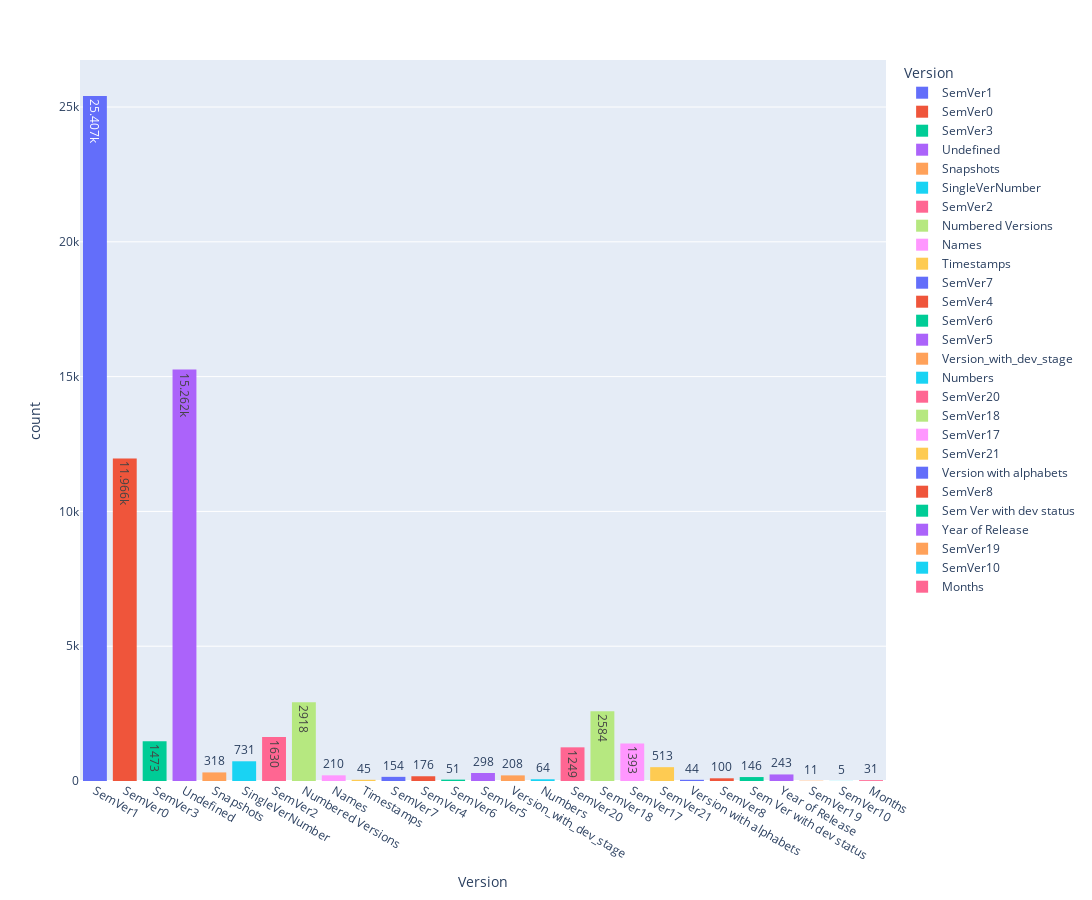

Source (notebook cell):
### Code cell
# Plot the  Version categories for API's and their counts
import plotly.express as px
import plotly.graph_objects as go
from plotly.subplots import make_subplots
import plotly.express as px
px.histogram( api_history, x="Version",text_auto=True,width=1700, height = 900,color = 'Version')

### Figure 1 — Plotly figure (JSON) as saved in the notebook; plotly's stock layout.template omitted (floating-point values rounded to 4 significant figures; data arrays with more than 128 entries replaced by an {"elided": "..."} marker saying what was removed)
{"data": [{"alignmentgroup": "True", "bingroup": "x", "hovertemplate": "Version=%{x}<br>count=%{y}<extra></extra>", "legendgroup": "SemVer1", "marker": {"color": "#636efa", "pattern": {"shape": ""}}, "name": "SemVer1", "offsetgroup": "SemVer1", "orientation": "v", "showlegend": true, "texttemplate": "%{value}", "type": "histogram", "x": {"elided": "25407 str values"}, "xaxis": "x", "yaxis": "y"}, {"alignmentgroup": "True", "bingroup": "x", "hovertemplate": "Version=%{x}<br>count=%{y}<extra></extra>", "legendgroup": "SemVer0", "marker": {"color": "#EF553B", "pattern": {"shape": ""}}, "name": "SemVer0", "offsetgroup": "SemVer0", "orientation": "v", "showlegend": true, "texttemplate": "%{value}", "type": "histogram", "x": {"elided": "11966 str values"}, "xaxis": "x", "yaxis": "y"}, {"alignmentgroup": "True", "bingroup": "x", "hovertemplate": "Version=%{x}<br>count=%{y}<extra></extra>", "legendgroup": "SemVer3", "marker": {"color": "#00cc96", "pattern": {"shape": ""}}, "name": "SemVer3", "offsetgroup": "SemVer3", "orientation": "v", "showlegend": true, "texttemplate": "%{value}", "type": "histogram", "x": {"elided": "1473 str values"}, "xaxis": "x", "yaxis": "y"}, {"alignmentgroup": "True", "bingroup": "x", "hovertemplate": "Version=%{x}<br>count=%{y}<extra></extra>", "legendgroup": "Undefined", "marker": {"color": "#ab63fa", "pattern": {"shape": ""}}, "name": "Undefined", "offsetgroup": "Undefined", "orientation": "v", "showlegend": true, "texttemplate": "%{value}", "type": "histogram", "x": {"elided": "15262 str values"}, "xaxis": "x", "yaxis": "y"}, {"alignmentgroup": "True", "bingroup": "x", "hovertemplate": "Version=%{x}<br>count=%{y}<extra></extra>", "legendgroup": "Snapshots", "marker": {"color": "#FFA15A", "pattern": {"shape": ""}}, "name": "Snapshots", "offsetgroup": "Snapshots", "orientation": "v", "showlegend": true, "texttemplate": "%{value}", "type": "histogram", "x": {"elided": "318 str values"}, "xaxis": "x", "yaxis": "y"}, {"alignmentgroup": "True", "bingroup": "x", "hovertemplate": "Version=%{x}<br>count=%{y}<extra></extra>", "legendgroup": "SingleVerNumber", "marker": {"color": "#19d3f3", "pattern": {"shape": ""}}, "name": "SingleVerNumber", "offsetgroup": "SingleVerNumber", "orientation": "v", "showlegend": true, "texttemplate": "%{value}", "type": "histogram", "x": {"elided": "731 str values"}, "xaxis": "x", "yaxis": "y"}, {"alignmentgroup": "True", "bingroup": "x", "hovertemplate": "Version=%{x}<br>count=%{y}<extra></extra>", "legendgroup": "SemVer2", "marker": {"color": "#FF6692", "pattern": {"shape": ""}}, "name": "SemVer2", "offsetgroup": "SemVer2", "orientation": "v", "showlegend": true, "texttemplate": "%{value}", "type": "histogram", "x": {"elided": "1630 str values"}, "xaxis": "x", "yaxis": "y"}, {"alignmentgroup": "True", "bingroup": "x", "hovertemplate": "Version=%{x}<br>count=%{y}<extra></extra>", "legendgroup": "Numbered Versions", "marker": {"color": "#B6E880", "pattern": {"shape": ""}}, "name": "Numbered Versions", "offsetgroup": "Numbered Versions", "orientation": "v", "showlegend": true, "texttemplate": "%{value}", "type": "histogram", "x": {"elided": "2918 str values"}, "xaxis": "x", "yaxis": "y"}, {"alignmentgroup": "True", "bingroup": "x", "hovertemplate": "Version=%{x}<br>count=%{y}<extra></extra>", "legendgroup": "Names", "marker": {"color": "#FF97FF", "pattern": {"shape": ""}}, "name": "Names", "offsetgroup": "Names", "orientation": "v", "showlegend": true, "texttemplate": "%{value}", "type": "histogram", "x": {"elided": "210 str values"}, "xaxis": "x", "yaxis": "y"}, {"alignmentgroup": "True", "bingroup": "x", "hovertemplate": "Version=%{x}<br>count=%{y}<extra></extra>", "legendgroup": "Timestamps", "marker": {"color": "#FECB52", "pattern": {"shape": ""}}, "name": "Timestamps", "offsetgroup": "Timestamps", "orientation": "v", "showlegend": true, "texttemplate": "%{value}", "type": "histogram", "x": ["Timestamps", "Timestamps", "Timestamps", "Timestamps", "Timestamps", "Timestamps", "Timestamps", "Timestamps", "Timestamps", "Timestamps", "Timestamps", "Timestamps", "Timestamps", "Timestamps", "Timestamps", "Timestamps", "Timestamps", "Timestamps", "Timestamps", "Timestamps", "Timestamps", "Timestamps", "Timestamps", "Timestamps", "Timestamps", "Timestamps", "Timestamps", "Timestamps", "Timestamps", "Timestamps", "Timestamps", "Timestamps", "Timestamps", "Timestamps", "Timestamps", "Timestamps", "Timestamps", "Timestamps", "Timestamps", "Timestamps", "Timestamps", "Timestamps", "Timestamps", "Timestamps", "Timestamps"], "xaxis": "x", "yaxis": "y"}, {"alignmentgroup": "True", "bingroup": "x", "hovertemplate": "Version=%{x}<br>count=%{y}<extra></extra>", "legendgroup": "SemVer7", "marker": {"color": "#636efa", "pattern": {"shape": ""}}, "name": "SemVer7", "offsetgroup": "SemVer7", "orientation": "v", "showlegend": true, "texttemplate": "%{value}", "type": "histogram", "x": {"elided": "154 str values"}, "xaxis": "x", "yaxis": "y"}, {"alignmentgroup": "True", "bingroup": "x", "hovertemplate": "Version=%{x}<br>count=%{y}<extra></extra>", "legendgroup": "SemVer4", "marker": {"color": "#EF553B", "pattern": {"shape": ""}}, "name": "SemVer4", "offsetgroup": "SemVer4", "orientation": "v", "showlegend": true, "texttemplate": "%{value}", "type": "histogram", "x": {"elided": "176 str values"}, "xaxis": "x", "yaxis": "y"}, {"alignmentgroup": "True", "bingroup": "x", "hovertemplate": "Version=%{x}<br>count=%{y}<extra></extra>", "legendgroup": "SemVer6", "marker": {"color": "#00cc96", "pattern": {"shape": ""}}, "name": "SemVer6", "offsetgroup": "SemVer6", "orientation": "v", "showlegend": true, "texttemplate": "%{value}", "type": "histogram", "x": ["SemVer6", "SemVer6", "SemVer6", "SemVer6", "SemVer6", "SemVer6", "SemVer6", "SemVer6", "SemVer6", "SemVer6", "SemVer6", "SemVer6", "SemVer6", "SemVer6", "SemVer6", "SemVer6", "SemVer6", "SemVer6", "SemVer6", "SemVer6", "SemVer6", "SemVer6", "SemVer6", "SemVer6", "SemVer6", "SemVer6", "SemVer6", "SemVer6", "SemVer6", "SemVer6", "SemVer6", "SemVer6", "SemVer6", "SemVer6", "SemVer6", "SemVer6", "SemVer6", "SemVer6", "SemVer6", "SemVer6", "SemVer6", "SemVer6", "SemVer6", "SemVer6", "SemVer6", "SemVer6", "SemVer6", "SemVer6", "SemVer6", "SemVer6", "SemVer6"], "xaxis": "x", "yaxis": "y"}, {"alignmentgroup": "True", "bingroup": "x", "hovertemplate": "Version=%{x}<br>count=%{y}<extra></extra>", "legendgroup": "SemVer5", "marker": {"color": "#ab63fa", "pattern": {"shape": ""}}, "name": "SemVer5", "offsetgroup": "SemVer5", "orientation": "v", "showlegend": true, "texttemplate": "%{value}", "type": "histogram", "x": {"elided": "298 str values"}, "xaxis": "x", "yaxis": "y"}, {"alignmentgroup": "True", "bingroup": "x", "hovertemplate": "Version=%{x}<br>count=%{y}<extra></extra>", "legendgroup": "Version_with_dev_stage", "marker": {"color": "#FFA15A", "pattern": {"shape": ""}}, "name": "Version_with_dev_stage", "offsetgroup": "Version_with_dev_stage", "orientation": "v", "showlegend": true, "texttemplate": "%{value}", "type": "histogram", "x": {"elided": "208 str values"}, "xaxis": "x", "yaxis": "y"}, {"alignmentgroup": "True", "bingroup": "x", "hovertemplate": "Version=%{x}<br>count=%{y}<extra></extra>", "legendgroup": "Numbers", "marker": {"color": "#19d3f3", "pattern": {"shape": ""}}, "name": "Numbers", "offsetgroup": "Numbers", "orientation": "v", "showlegend": true, "texttemplate": "%{value}", "type": "histogram", "x": ["Numbers", "Numbers", "Numbers", "Numbers", "Numbers", "Numbers", "Numbers", "Numbers", "Numbers", "Numbers", "Numbers", "Numbers", "Numbers", "Numbers", "Numbers", "Numbers", "Numbers", "Numbers", "Numbers", "Numbers", "Numbers", "Numbers", "Numbers", "Numbers", "Numbers", "Numbers", "Numbers", "Numbers", "Numbers", "Numbers", "Numbers", "Numbers", "Numbers", "Numbers", "Numbers", "Numbers", "Numbers", "Numbers", "Numbers", "Numbers", "Numbers", "Numbers", "Numbers", "Numbers", "Numbers", "Numbers", "Numbers", "Numbers", "Numbers", "Numbers", "Numbers", "Numbers", "Numbers", "Numbers", "Numbers", "Numbers", "Numbers", "Numbers", "Numbers", "Numbers", "Numbers", "Numbers", "Numbers", "Numbers"], "xaxis": "x", "yaxis": "y"}, {"alignmentgroup": "True", "bingroup": "x", "hovertemplate": "Version=%{x}<br>count=%{y}<extra></extra>", "legendgroup": "SemVer20", "marker": {"color": "#FF6692", "pattern": {"shape": ""}}, "name": "SemVer20", "offsetgroup": "SemVer20", "orientation": "v", "showlegend": true, "texttemplate": "%{value}", "type": "histogram", "x": {"elided": "1249 str values"}, "xaxis": "x", "yaxis": "y"}, {"alignmentgroup": "True", "bingroup": "x", "hovertemplate": "Version=%{x}<br>count=%{y}<extra></extra>", "legendgroup": "SemVer18", "marker": {"color": "#B6E880", "pattern": {"shape": ""}}, "name": "SemVer18", "offsetgroup": "SemVer18", "orientation": "v", "showlegend": true, "texttemplate": "%{value}", "type": "histogram", "x": {"elided": "2584 str values"}, "xaxis": "x", "yaxis": "y"}, {"alignmentgroup": "True", "bingroup": "x", "hovertemplate": "Version=%{x}<br>count=%{y}<extra></extra>", "legendgroup": "SemVer17", "marker": {"color": "#FF97FF", "pattern": {"shape": ""}}, "name": "SemVer17", "offsetgroup": "SemVer17", "orientation": "v", "showlegend": true, "texttemplate": "%{value}", "type": "histogram", "x": {"elided": "1393 str values"}, "xaxis": "x", "yaxis": "y"}, {"alignmentgroup": "True", "bingroup": "x", "hovertemplate": "Version=%{x}<br>count=%{y}<extra></extra>", "legendgroup": "SemVer21", "marker": {"color": "#FECB52", "pattern": {"shape": ""}}, "name": "SemVer21", "offsetgroup": "SemVer21", "orientation": "v", "showlegend": true, "texttemplate": "%{value}", "type": "histogram", "x": {"elided": "513 str values"}, "xaxis": "x", "yaxis": "y"}, {"alignmentgroup": "True", "bingroup": "x", "hovertemplate": "Version=%{x}<br>count=%{y}<extra></extra>", "legendgroup": "Version with alphabets", "marker": {"color": "#636efa", "pattern": {"shape": ""}}, "name": "Version with alphabets", "offsetgroup": "Version with alphabets", "orientation": "v", "showlegend": true, "texttemplate": "%{value}", "type": "histogram", "x": ["Version with alphabets", "Version with alphabets", "Version with alphabets", "Version with alphabets", "Version with alphabets", "Version with alphabets", "Version with alphabets", "Version with alphabets", "Version with alphabets", "Version with alphabets", "Version with alphabets", "Version with alphabets", "Version with alphabets", "Version with alphabets", "Version with alphabets", "Version with alphabets", "Version with alphabets", "Version with alphabets", "Version with alphabets", "Version with alphabets", "Version with alphabets", "Version with alphabets", "Version with alphabets", "Version with alphabets", "Version with alphabets", "Version with alphabets", "Version with alphabets", "Version with alphabets", "Version with alphabets", "Version with alphabets", "Version with alphabets", "Version with alphabets", "Version with alphabets", "Version with alphabets", "Version with alphabets", "Version with alphabets", "Version with alphabets", "Version with alphabets", "Version with alphabets", "Version with alphabets", "Version with alphabets", "Version with alphabets", "Version with alphabets", "Version with alphabets"], "xaxis": "x", "yaxis": "y"}, {"alignmentgroup": "True", "bingroup": "x", "hovertemplate": "Version=%{x}<br>count=%{y}<extra></extra>", "legendgroup": "SemVer8", "marker": {"color": "#EF553B", "pattern": {"shape": ""}}, "name": "SemVer8", "offsetgroup": "SemVer8", "orientation": "v", "showlegend": true, "texttemplate": "%{value}", "type": "histogram", "x": ["SemVer8", "SemVer8", "SemVer8", "SemVer8", "SemVer8", "SemVer8", "SemVer8", "SemVer8", "SemVer8", "SemVer8", "SemVer8", "SemVer8", "SemVer8", "SemVer8", "SemVer8", "SemVer8", "SemVer8", "SemVer8", "SemVer8", "SemVer8", "SemVer8", "SemVer8", "SemVer8", "SemVer8", "SemVer8", "SemVer8", "SemVer8", "SemVer8", "SemVer8", "SemVer8", "SemVer8", "SemVer8", "SemVer8", "SemVer8", "SemVer8", "SemVer8", "SemVer8", "SemVer8", "SemVer8", "SemVer8", "SemVer8", "SemVer8", "SemVer8", "SemVer8", "SemVer8", "SemVer8", "SemVer8", "SemVer8", "SemVer8", "SemVer8", "SemVer8", "SemVer8", "SemVer8", "SemVer8", "SemVer8", "SemVer8", "SemVer8", "SemVer8", "SemVer8", "SemVer8", "SemVer8", "SemVer8", "SemVer8", "SemVer8", "SemVer8", "SemVer8", "SemVer8", "SemVer8", "SemVer8", "SemVer8", "SemVer8", "SemVer8", "SemVer8", "SemVer8", "SemVer8", "SemVer8", "SemVer8", "SemVer8", "SemVer8", "SemVer8", "SemVer8", "SemVer8", "SemVer8", "SemVer8", "SemVer8", "SemVer8", "SemVer8", "SemVer8", "SemVer8", "SemVer8", "SemVer8", "SemVer8", "SemVer8", "SemVer8", "SemVer8", "SemVer8", "SemVer8", "SemVer8", "SemVer8", "SemVer8"], "xaxis": "x", "yaxis": "y"}, {"alignmentgroup": "True", "bingroup": "x", "hovertemplate": "Version=%{x}<br>count=%{y}<extra></extra>", "legendgroup": "Sem Ver with dev status", "marker": {"color": "#00cc96", "pattern": {"shape": ""}}, "name": "Sem Ver with dev status", "offsetgroup": "Sem Ver with dev status", "orientation": "v", "showlegend": true, "texttemplate": "%{value}", "type": "histogram", "x": {"elided": "146 str values"}, "xaxis": "x", "yaxis": "y"}, {"alignmentgroup": "True", "bingroup": "x", "hovertemplate": "Version=%{x}<br>count=%{y}<extra></extra>", "legendgroup": "Year of Release", "marker": {"color": "#ab63fa", "pattern": {"shape": ""}}, "name": "Year of Release", "offsetgroup": "Year of Release", "orientation": "v", "showlegend": true, "texttemplate": "%{value}", "type": "histogram", "x": {"elided": "243 str values"}, "xaxis": "x", "yaxis": "y"}, {"alignmentgroup": "True", "bingroup": "x", "hovertemplate": "Version=%{x}<br>count=%{y}<extra></extra>", "legendgroup": "SemVer19", "marker": {"color": "#FFA15A", "pattern": {"shape": ""}}, "name": "SemVer19", "offsetgroup": "SemVer19", "orientation": "v", "showlegend": true, "texttemplate": "%{value}", "type": "histogram", "x": ["SemVer19", "SemVer19", "SemVer19", "SemVer19", "SemVer19", "SemVer19", "SemVer19", "SemVer19", "SemVer19", "SemVer19", "SemVer19"], "xaxis": "x", "yaxis": "y"}, {"alignmentgroup": "True", "bingroup": "x", "hovertemplate": "Version=%{x}<br>count=%{y}<extra></extra>", "legendgroup": "SemVer10", "marker": {"color": "#19d3f3", "pattern": {"shape": ""}}, "name": "SemVer10", "offsetgroup": "SemVer10", "orientation": "v", "showlegend": true, "texttemplate": "%{value}", "type": "histogram", "x": ["SemVer10", "SemVer10", "SemVer10", "SemVer10", "SemVer10"], "xaxis": "x", "yaxis": "y"}, {"alignmentgroup": "True", "bingroup": "x", "hovertemplate": "Version=%{x}<br>count=%{y}<extra></extra>", "legendgroup": "Months", "marker": {"color": "#FF6692", "pattern": {"shape": ""}}, "name": "Months", "offsetgroup": "Months", "orientation": "v", "showlegend": true, "texttemplate": "%{value}", "type": "histogram", "x": ["Months", "Months", "Months", "Months", "Months", "Months", "Months", "Months", "Months", "Months", "Months", "Months", "Months", "Months", "Months", "Months", "Months", "Months", "Months", "Months", "Months", "Months", "Months", "Months", "Months", "Months", "Months", "Months", "Months", "Months", "Months"], "xaxis": "x", "yaxis": "y"}], "layout": {"barmode": "relative", "height": 900, "legend": {"title": {"text": "Version"}, "tracegroupgap": 0}, "margin": {"t": 60}, "width": 1700, "xaxis": {"anchor": "y", "categoryarray": ["SemVer1", "SemVer0", "SemVer3", "Undefined", "Snapshots", "SingleVerNumber", "SemVer2", "Numbered Versions", "Names", "Timestamps", "SemVer7", "SemVer4", "SemVer6", "SemVer5", "Version_with_dev_stage", "Numbers", "SemVer20", "SemVer18", "SemVer17", "SemVer21", "Version with alphabets", "SemVer8", "Sem Ver with dev status", "Year of Release", "SemVer19", "SemVer10", "Months"], "categoryorder": "array", "domain": [0, 1], "title": {"text": "Version"}}, "yaxis": {"anchor": "x", "domain": [0, 1], "title": {"text": "count"}}}}
